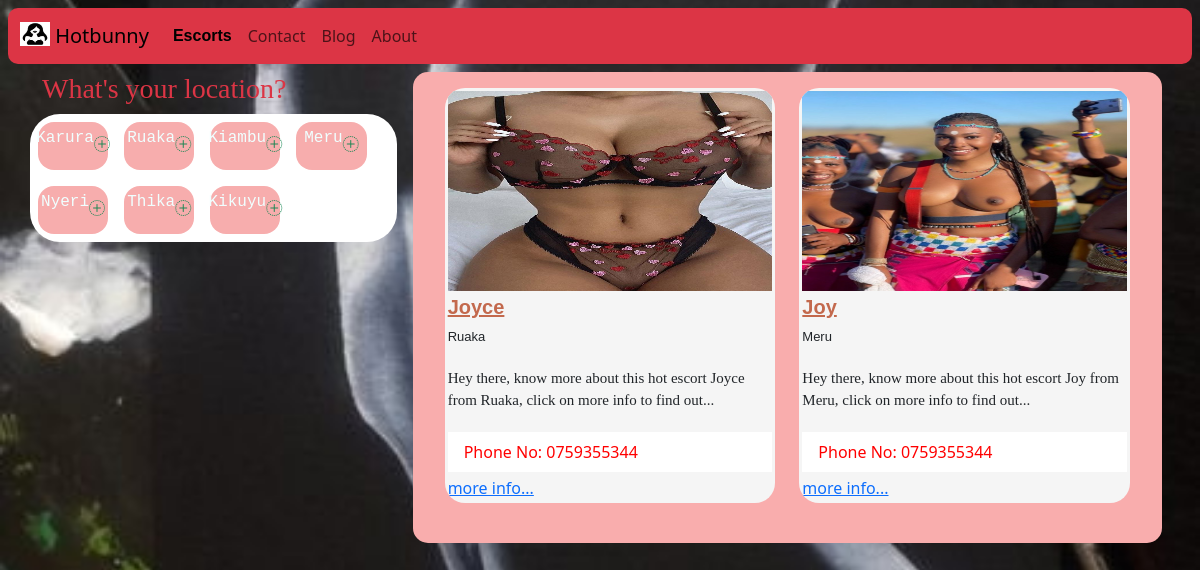
The app's page /, older data.
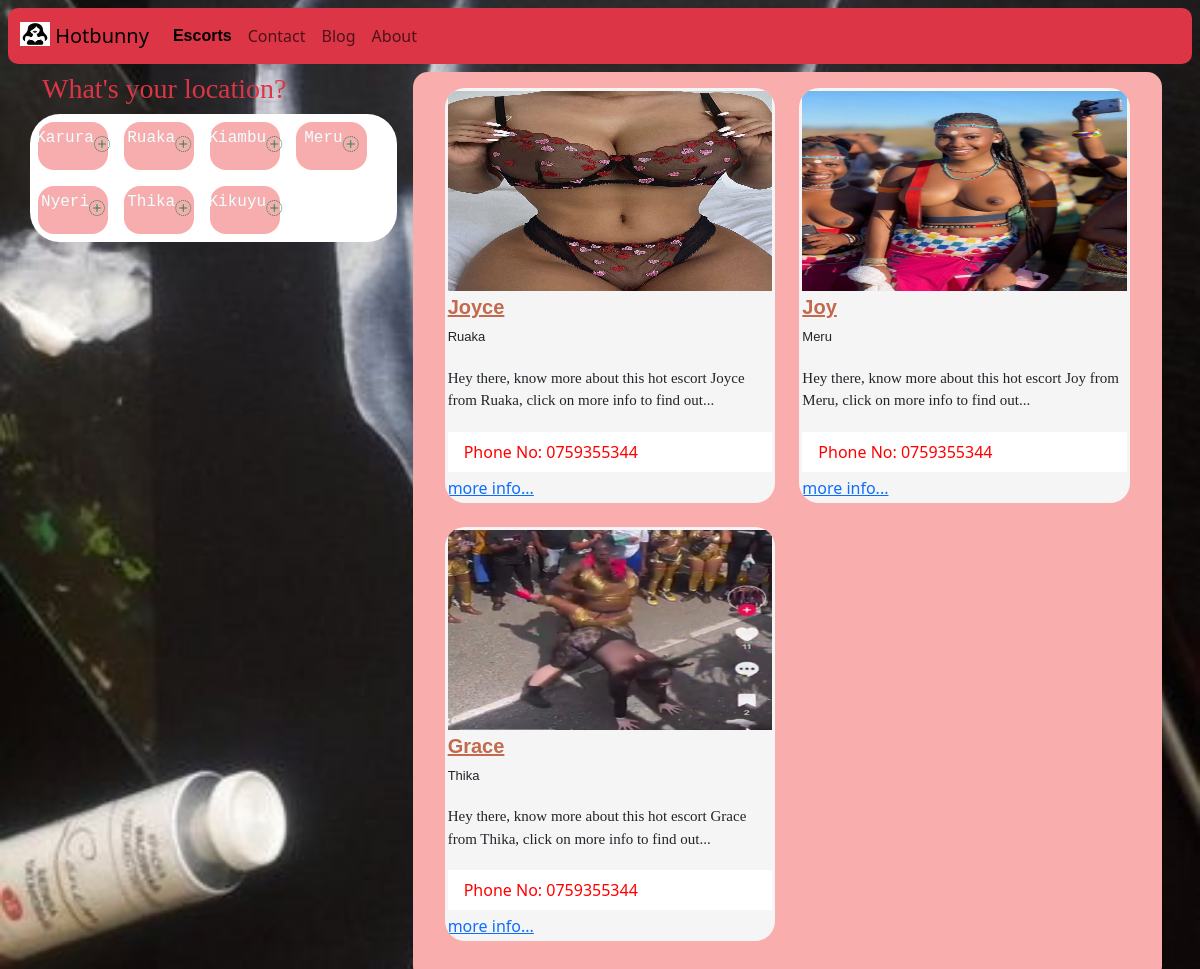
The same page, newer data.
### base/models.py (models this page shows)
class Area(models.Model):
    location = models.CharField(max_length=150)
    updated= models.DateField(auto_now=True)
    def __str__(self):
        return self.location

class Escort(models.Model):
    first_name = models.CharField(max_length=250)
    last_name = models.CharField(max_length=250)
    description = models.CharField(max_length=250)
    location = models.ForeignKey(Area,on_delete = models.CASCADE)
    age = models.IntegerField()
    services = models.TextField()
    orientation = models.CharField(max_length = 250)
    charges = models.IntegerField()
    country = models.CharField(max_length=250)
    email = models.EmailField()
    phoneNo = models.IntegerField()
    image = models.ImageField(upload_to='media/images', height_field=None, width_field=None, max_length=None)
    updated = models.DateField(auto_now =True)
    created = models.DateTimeField(auto_now_add=True)
    def __str__(self):
        return self.first_name

### base/views.py (the view)
# urls.py: path('',views.index,name='home'),
def index(request):
    escorts = Escort.objects.all()
    locations = Area.objects.all()
    context={'escorts':escorts,'locations':locations}
    return render(request,'base/index.html',context)

### templates/base/index.html (shortened to what this page needs)
{% extends 'main.html' %}
{% block content %}
 <div class="container">
    <div class="row gx-2">
    <div class=" col-md-4 gap-y-5">
        <div>
            <h3 class=" text-danger" style="font-family:fantasy">
                What's your location?
            </h3>
        </div>
     <div class=" p-2 row row-cols-md-5 gap-3" style="width: 100%; border-radius:30px;background-color:white;; ">
        {% for location in locations  %}
        {% include 'components/locations-bar.html' %}
      {% endfor %}
     </div>
    </div>
    <div class="col-md-8 " style="background-color:rgb(249, 173, 173); border-radius:15px;">
        <div class="container">
            <div class="row row-cols-1 row-cols-md-2 gap-x-4 p-3">
                {% for escort in escorts %}
                  {% include 'components/card.html' %}
                {% endfor %}
            </div>
        </div>
    </div>
     </div>
    </div>
{% endblock content %}

### templates/components/locations-bar.html
<div class=" p-1 col-2"
id="location-bar"
>
  <p style=" font-family:monospace; font-weight:lighter; color:azure;">
    {{location}}
  </p>
  <i class="bi bi-plus-circle-dotted text-success"></i>
</div>

### templates/components/card.html
    <div class="col mb-4">
        <div class="special-card" >
            <img src="{{escort.image}}" class="card-img-top" alt="..." style="height: 200px; width:100%; aspect-ratio: square;">
            <div class="card-body">
                <h5 style="color: rgb(195, 105, 77); font-family:Verdana, Geneva, Tahoma, sans-serif; font-weight:bold; text-decoration:underline;">{{escort}}</h5>
                <p  style="font-family:Verdana, Geneva, Tahoma, sans-serif; font-weight:lighter; font-size:small;">
                    {{escort.location}}
                </p>
            </div>
            <div class=" card-body">
               <p style="font-family:fantasy; font-size:15px; font-weight:lighter">
               Hey there, know more about this hot escort {{escort}} from {{escort.location}}, click on more info to find out...
               </p>
            </div>
            <ul class="list-group list-group-flush">
                <li class="list-group-item " style="color: red;">Phone No: 0{{escort.phoneNo}}</li>
            </ul>
            <a href="{% url 'view-escort' escort.id%}">
                <div>
                    more info...
                </div>
            </a>
        </div>
    </div>

Row changes from the older to the newer data that the page shows:
added Escort: image (picture), first_name "Grace", location "Thika", phoneNo "759355344"
